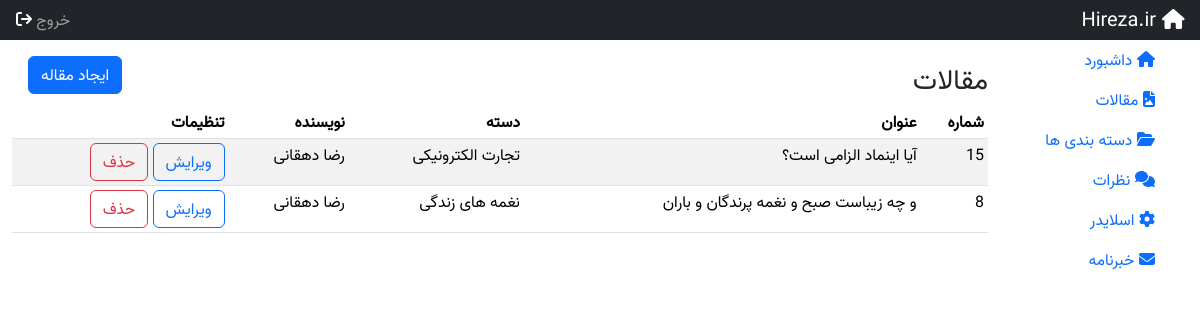
/cms/adminpanel/post.php (signed in), run on the app's committed database.
### tables this page shows
CREATE TABLE `posts` (
  `id` int(11) NOT NULL,
  `title` varchar(191) NOT NULL,
  `category_id` int(11) NOT NULL,
  `body` text NOT NULL,
  `author` varchar(191) NOT NULL,
  `image` varchar(191) NOT NULL
);

CREATE TABLE `categories` (
  `id` int(11) NOT NULL,
  `title` varchar(100) NOT NULL
);

### cms/adminpanel/post.php (the view, shortened to what this page needs)
<?php
require_once("./include/connect.php");
$query_posts = "SELECT * FROM posts ORDER BY id DESC";
$posts = $db->query($query_posts);
require_once("./include/header.php");
?>
<div class="container-fluid">
    <div class="row">
            <?php include("./include/sidebar.php"); ?>
        <div class="col-md-9 col-sm-auto col-lg-10">
            <div class="d-flex justify-content-between mt-3 ms-3">
                <h3 class="mt-2">مقالات</h3>
                <a href="new_post.php" class="btn btn-primary h-75">ایجاد مقاله</a>
            </div>
            <div class="table-responsive">
                <table class="table table-striped table-sm">
                    <thead>
                        <tr>
                            <th>شماره</th>
                            <th>عنوان</th>
                            <th>دسته</th>
                            <th>نویسنده</th>
                            <th>تنظیمات</th>
                        </tr>
                    </thead>
                    <tbody>
                        <?php
                        if ($posts->rowCount() > 0) {
                            foreach ($posts as $post) {
                $category_id = $post['category_id'];
                $query_post_category = "SELECT * FROM categories WHERE id = $category_id";
                $post_category = $db->query($query_post_category)->fetch();
                        ?>
                                <tr>
                                    <td><?php echo $post['id'] ?></td>
                                    <td><?php echo $post['title'] ?></td>
                                    <td><?php echo $post_category['title'] ?></td>
                                    <td><?php echo $post['author'] ?></td>
                                    <td>
                                        <a href="edit_post.php?id=<?php echo $post['id'] ?>" class="btn btn-outline-primary">ویرایش</a>
                                        <a href="post.php?entity=post&action=delete&id=<?php echo $post['id'] ?>" class="btn btn-outline-danger">حذف</a>
                                    </td>
                                </tr>
                            <?php
                            }
                        } else {
                            ?>
                            <div class="alert alert-danger" role="start">
                                در حال حاضر هیچ پستی وجود ندارد!
                            </div>
                        <?php
                        } ?>
                    </tbody>
                </table>
            </div>
            <?php
        require_once("./include/footer.php");
        ?>

### cms/adminpanel/css/admin.css (style rules this page uses)
body { direction: rtl; text-align: right !important; font-family: "vazir" !important; font-size: 1rem; }
a { color:#000; }

### data on the page
posts: id "15", title "آیا اینماد الزامی است؟", category.title "تجارت الکترونیکی", author "رضا دهقانی"
posts: id "8", title "و چه زیباست صبح و نغمه پرندگان و باران", category.title "نغمه های زندگی", author "رضا دهقانی"
